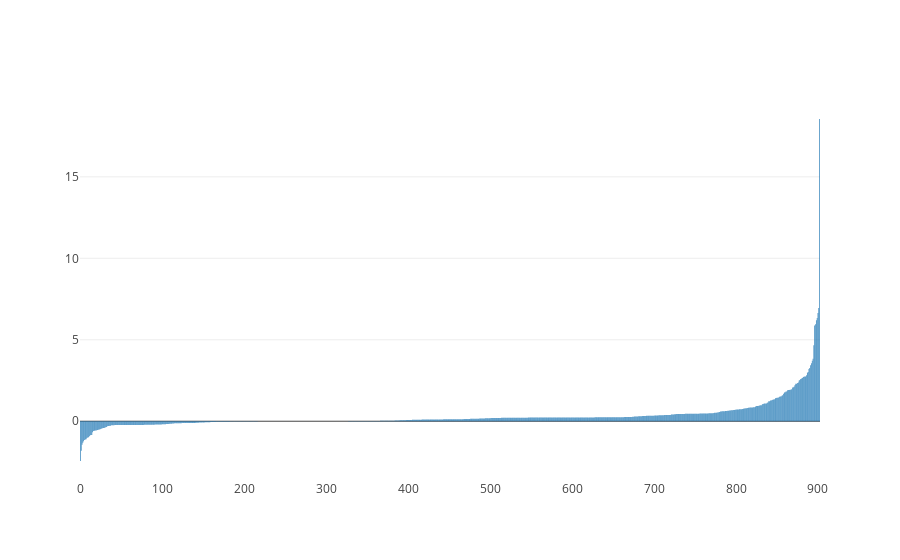

The notebook cell this image was saved under:
### Code cell
df = sales_perf.Median_Perf.sort_values()

data = [go.Bar(
            y=df.values,
            x=np.arange(len(df))
    )]

iplot(data, filename='basic-bar')

### Figure 1 — Plotly figure (JSON) as saved in the notebook; plotly's stock layout.template omitted (floating-point values rounded to 4 significant figures; data arrays with more than 128 entries replaced by an {"elided": "..."} marker saying what was removed)
{"data": [{"type": "bar", "x": {"elided": "903 int values"}, "y": {"elided": "903 float values"}}], "layout": {}}
